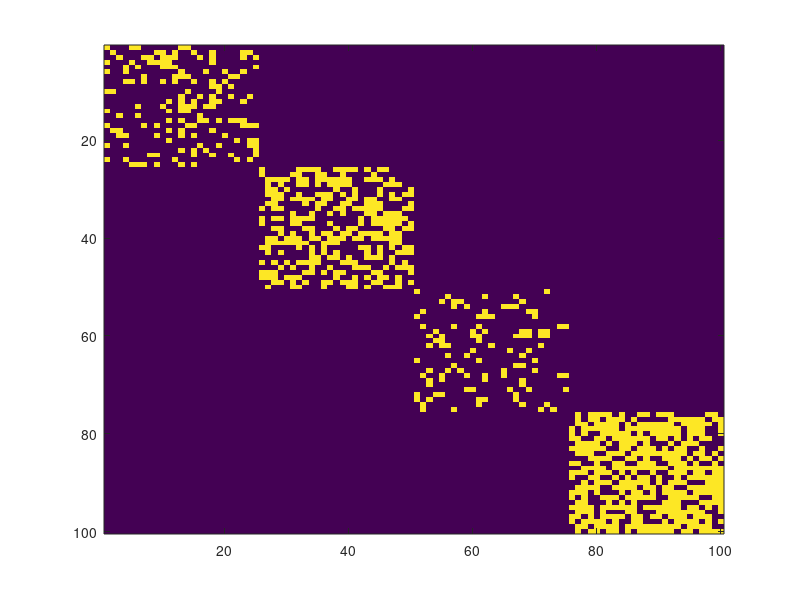

The MATLAB source for this figure:
% Connectomics- Homework 5



% First we are creating a sample. Considering neuronal orientation is
% split into 4 quadrants, let p=.25
x = 100;
p = 0.25;

G = rand(x)<p;
% We must calculate the likelihood. The likelihood function that is best
% for this problem is loglikelihood. Loglikelihood makes the process
% computationally convenient and makes the data more avaialable to
% interpretation. Loglikelihood is practical when examining lower p values.

likA = p.^G*(1-p).^(1-G);

% The log likelihood function 
loglikA = G*log(p)+(1-G)*log(1-p);

% Product of everything:
prodLikA = prod(likA(:)); %since its not log -> summation
sumLogLikA = sum(loglikA(:)); % log -> product
% To determine probability from the log likelihood function, we must
% exponate the sum
probA = exp(sumLogLikA)

% Model 2
n = 100;

% Presented various probabilities that reflect multiple p values
p1 = 0.27;
p2 = 0.47;
p3 = 0.16;
p4 = 0.65;

B = zeros(n);
B(1:25,1:25) = rand(25)<p1;
B(26:50,26:50) = rand(25)<p2;
B(51:75,51:75) = rand(25)<p3;
B(76:100,76:100) = rand(25)<p4;
imagesc(B)

% Likelihood and log likelihood 
likB = p1.^B(1:25,1:25)*(1-p1).^(1-B(1:25,1:25))*p2.^B(26:50,26:50)*(1-p2).^(1-B(26:50,26:50))*p3.^B(51:75,51:75)*(1-p3).^(1-B(51:75,51:75))*p4.^B(76:100,76:100)*(1-p4).^(1-B(76:100,76:100))
loglikB = B(1:25,1:25)*log(p1)+ log(1-p1)*(1-B(1:25,1:25))+ log(p2)*B(26:50,26:50)+log(1-p2)*(1-B(26:50,26:50))+log(p3)*B(51:75,51:75)+log(1-p3)*(1-B(51:75,51:75))+log(p4)*B(76:100,76:100)+log(1-p4)*(1-B(76:100,76:100))

%product of likelihood

prodlikB=prod(likB(:));

% Sum of likelihood
sumloglikB=sum(loglikB(:));

% Have to exponate to determine probability 
probB = exp(sumloglikB)


% Instead of using the four clusters used previously, now we are going to
% run the code with using 2 clusters instead of the 4

% Cluster 1
C1 = B(1:50,1:50);

%Cluster 2
C2 = B(51:100,51:100);

% Defining new probabilities


% New P1 
p1new = sum(C1(:))/50^2;


% New P2
p2new = sum(C2(:))/50^2;

loglikBnew = B(1:50,1:50)*log(p1new)+ log(1-p1new)*(1-B(1:50,1:50))+ log(p2new)*B(51:100,51:100)+log(1-p2new)*(1-B(51:100,51:100));
sumloglikBnew = sum(loglikBnew(:));


probBnew = exp(sumloglikBnew)        
% Interestingly, when the incorrect number of clusters is implemented, we
% notice that the likelihood decreases. 